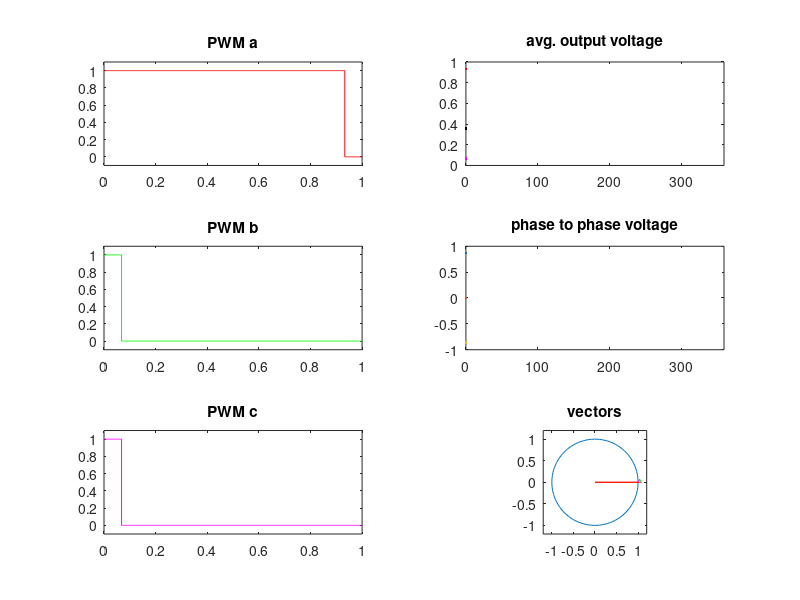

Recreate this plot in MATLAB. (Note: this script raises an error after producing the figure.)
clear all; close all; clc

% einheitsvektoren um 120° versetzt
e1 = [1; 0;];
e2 = [cosd(120); sind(120)];
e3 = [cosd(-120); sind(-120)];

% hilfsvariablen zum zeichnen eines kreises
t = linspace(0, 2*pi);
xx = cos(t);
yy = sin(t);

angles = [];
ph2 = [];

my1 = [];
my2 = [];
my3 = [];

variant = 2;

% zeitvektor für die pwm
x = linspace(0, 1, 1001);


filename = 'popo.gif';


for phi = 0:5:359
    % erzeugt einen rotierenden zeiger in der alpha/beta ebene
    v_alpha_beta = [cosd(phi); sind(phi)];

    % inverse clarke transformation - berechnet die 3phasen grössen
    v_abc = 2/3 * [1 0; -1/2 sqrt(3)/2; -1/2 -sqrt(3)/2] * v_alpha_beta;
    
    % ergibt einen vektor mit allen winkeln
    angles = [angles; [phi v_abc']];

    % zeitsignale für die pwm initialisiert bei 0
    y1 = zeros(size(x));
    y2 = y1;
    y3 = y1;

    if variant == 2
      
        beta = sind(phi);
        alpha = cosd(phi);
        
        % inverse clarke transformation
        u = alpha;
        v = -.5*alpha + sqrt(3)/2*beta;
        w = -.5*alpha - sqrt(3)/2*beta;
        
        % Mittelwert des Min und des Max bilden
        mid = mean([min([u v w]) max([u v w])]);
        
        % von -1 1 auf 0 1 bringen, das geht mal Timer Reload in das 
        % Compare register des Timers
        t1 = (u - mid)*.577 + .5;
        t2 = (v - mid)*.577 + .5;
        t3 = (w - mid)*.577 + .5;
        
        % umwandlung auf deine Centeraligned darstellung.
        y1(x < t1) = 1;
        y2(x < t2) = 1;
        y3(x < t3) = 1;
        

    elseif variant == 0
       
        if phi >= 0 && phi < 60
            % sector 1
            % c 0 0 0 1 | 1 0 0 0
            % b 0 0 1 1 | 1 1 0 0
            % a 0 1 1 1 | 1 1 1 0

            t1 = sind(60 - phi);
            t2 = sind(phi);
            tt = (1 - t1 - t2);

            y3(x > 0.5-tt/4) = 1;
            y3(x > 0.5+tt/4) = 0;

            y2(x > 0.5-tt/4-t2/2) = 1;
            y2(x > 0.5+tt/4+t2/2) = 0;

            y1(x > 0.5-tt/4-t2/2-t1/2) = 1;
            y1(x > 0.5+tt/4+t2/2+t1/2) = 0; 
        elseif phi >= 60 && phi < 120
            % sector 2
            % c 1 0 0 0 0 0 0 1  |  1 0 0 0 0 0 0 1
            % b 1 1 1 0 0 1 1 1  |  1 1 1 0 0 1 1 1
            % a 1 1 0 0 0 0 1 1  |  1 1 0 0 0 0 1 1

            t1 = sind(60 - (phi-60));
            t2 = sind(phi-60);
            tt = (1 - t1 - t2);

            y3(x > 0.5-tt/4) = 1;
            y3(x > 0.5+tt/4) = 0;

            y2(x > 0.5-tt/4-t1/2-t2/2) = 1;
            y2(x > 0.5+tt/4+t1/2+t2/2) = 0;

            y1(x > 0.5-tt/4-t1/2) = 1;
            y1(x > 0.5+tt/4+t1/2) = 0;
        elseif phi >= 120 && phi < 180
            % sector 3
            % c 0 0 1 1 | 1 1 0 0
            % b 0 1 1 1 | 1 1 1 0
            % a 0 0 0 1 | 1 0 0 0

            t1 = sind(60 - (phi-120));
            t2 = sind(phi-120);
            tt = (1 - t1 - t2);

            y3(x > 0.5-tt/4-t2/2) = 1;
            y3(x > 0.5+tt/4+t2/2) = 0;

            y2(x > 0.5-tt/4-t2/2-t1/2) = 1;
            y2(x > 0.5+tt/4+t2/2+t1/2) = 0;

            y1(x > 0.5-tt/4) = 1;
            y1(x > 0.5+tt/4) = 0;
        elseif phi >= 180 && phi < 240
            % sector 4
            % c 1 1 1 0 0 1 1 1  |  1 1 1 0 0 1 1 1
            % b 1 1 0 0 0 0 1 1  |  1 1 0 0 0 0 1 1
            % a 1 0 0 0 0 0 0 1  |  1 0 0 0 0 0 0 1

            t1 = sind(60 - (phi-180));
            t2 = sind(phi-180);
            tt = (1 - t1 - t2);

            y3(x > 0.5-tt/4-t1/2-t2/2) = 1;
            y3(x > 0.5+tt/4+t1/2+t2/2) = 0;

            y2(x > 0.5-tt/4-t1/2) = 1;
            y2(x > 0.5+tt/4+t1/2) = 0;

            y1(x > 0.5-tt/4) = 1;
            y1(x > 0.5+tt/4) = 0;
        elseif phi >= 240 && phi < 300
            % sector 5
            % c 0 1 1 1 | 1 1 1 0
            % b 0 0 0 1 | 1 0 0 0
            % a 0 0 1 1 | 1 1 0 0

            t1 = sind(60 - (phi-240));
            t2 = sind(phi-240);
            tt = (1 - t1 - t2);

            y3(x > 0.5-tt/4-t2/2-t1/2) = 1;
            y3(x > 0.5+tt/4+t2/2+t1/2) = 0;

            y2(x > 0.5-tt/4) = 1;
            y2(x > 0.5+tt/4) = 0;

            y1(x > 0.5-tt/4-t2/2) = 1;
            y1(x > 0.5+tt/4+t2/2) = 0;
        elseif phi >= 300 && phi < 360
            % sector 6
            % c 1 1 0 0 0 1 1  |  1 1 0 0 0 1 1
            % b 1 0 0 0 0 0 1  |  1 0 0 0 0 0 1
            % a 1 1 1 0 1 1 1  |  1 1 1 0 1 1 1

            t1 = sind(60 - (phi-300));
            t2 = sind(phi-300);
            tt = (1 - t1 - t2);

            y3(x > 0.5-tt/4-t1/2) = 1;
            y3(x > 0.5+tt/4+t1/2) = 0;

            y2(x > 0.5-tt/4) = 1;
            y2(x > 0.5+tt/4) = 0;

            y1(x > 0.5-tt/4-t1/2-t2/2) = 1;
            y1(x > 0.5+tt/4+t1/2+t2/2) = 0;
        end
    else
        if phi >= 0 && phi < 60
            % sector 1
            % c 0 0 0 0 0 0 0
            % b 0 0 1 0 1 0 0
            % a 0 1 1 0 1 1 0

            t1 = sind(60 - phi);
            t2 = sind(phi);
            tt = (1 - t1 - t2);

            y2(x > 0.5-t2/2) = 1;
            y2(x > 0.5+t2/2) = 0;

            y1(x > 0.5-t1/2-t2/2) = 1;
            y1(x > 0.5+t1/2+t2/2) = 0; 
        elseif phi >= 60 && phi < 120
            % sector 2
            % c 0 0 0 0 0 0 0
            % b 0 1 1 0 1 1 0
            % a 0 1 0 0 0 1 0

            t1 = sind(60 - (phi-60));
            t2 = sind(phi-60);
            tt = (1 - t1 - t2);

            y2(x > 0.5-t1/2-t2/2) = 1;
            y2(x > 0.5+t1/2+t2/2) = 0;

            y1(x > 0.5-t1/2) = 1;
            y1(x > 0.5+t1/2) = 0;
        elseif phi >= 120 && phi < 180
            % sector 3
            % c 0 0 1 0 1 0 0
            % b 0 1 1 0 1 1 0
            % a 0 0 0 0 0 0 0

            t1 = sind(60 - (phi-120));
            t2 = sind(phi-120);
            tt = (1 - t1 - t2);

            y3(x > 0.5-t2/2) = 1;
            y3(x > 0.5+t2/2) = 0;

            y2(x > 0.5-t1/2-t2/2) = 1;
            y2(x > 0.5+t1/2+t2/2) = 0;
        elseif phi >= 180 && phi < 240
            % sector 4
            % c 0 1 1 0 1 1 0
            % b 0 1 0 0 0 1 0
            % a 0 0 0 0 0 0 0

            t1 = sind(60 - (phi-180));
            t2 = sind(phi-180);
            tt = (1 - t1 - t2);

            y3(x > 0.5-t1/2-t2/2) = 1;
            y3(x > 0.5+t1/2+t2/2) = 0;

            y2(x > 0.5-t1/2) = 1;
            y2(x > 0.5+t1/2) = 0;
        elseif phi >= 240 && phi < 300
            % sector 5
            % c 0 1 1 0 1 1 0
            % b 0 0 0 0 0 0 0
            % a 0 0 1 0 1 0 0

            t1 = sind(60 - (phi-240));
            t2 = sind(phi-240);
            tt = (1 - t1 - t2);

            y3(x > 0.5-t1/2-t2/2) = 1;
            y3(x > 0.5+t1/2+t2/2) = 0;

            y1(x > 0.5-t2/2) = 1;
            y1(x > 0.5+t2/2) = 0;
        elseif phi >= 300 && phi < 360
            % sector 6
            % c 0 1 0 0 0 1 0
            % b 0 0 0 0 0 0 0
            % a 0 1 1 0 1 1 0

            t1 = sind(60 - (phi-300));
            t2 = sind(phi-300);
            tt = (1 - t1 - t2);

            y3(x > 0.5-t1/2) = 1;
            y3(x > 0.5+t1/2) = 0;

            y1(x > 0.5-t1/2-t2/2) = 1;
            y1(x > 0.5+t1/2+t2/2) = 0;
        end
    end


    % bilden der mittelwerte der pwm
    my1 = [my1; mean(y1)];
    my2 = [my2; mean(y2)];
    my3 = [my3; mean(y3)];

    % v1 = v_abc(1)*e1;
    % v2 = v_abc(2)*e2;
    % v3 = v_abc(3)*e3;

    % berechnen der länge der jeweiligen vektoren
    v1 = 2/sqrt(3)*mean(y1)*e1;
    v2 = 2/sqrt(3)*mean(y2)*e2;
    v3 = 2/sqrt(3)*mean(y3)*e3;

    
    figure(1);
    subplot(321);
    stairs(x,y1,'r');
    ylim([-0.1 1.1]);
    title('PWM a');

    subplot(323);
    stairs(x,y2,'g');
    ylim([-0.1 1.1]);
    title('PWM b');

    subplot(325);
    stairs(x,y3,'m');
    ylim([-0.1 1.1]);
    title('PWM c');

    subplot(322);
    plot(angles(:,1),my1,'r', angles(:,1),my2,'g', angles(:,1),my3,'m', angles(:,1),(my1+my2+my3)./3, 'k');
    xlim([0 359]);
    ylim([0 1]);
    title('avg. output voltage');

    subplot(324);
    plot(angles(:,1),my1-my2,angles(:,1),my2-my3,angles(:,1),my3-my1, ...
        angles(:,1),angles(:,2),'--',angles(:,1),angles(:,3),'--',angles(:,1),angles(:,4),'--');
    xlim([0 359]);
    ylim([-1 1]);
    title('phase to phase voltage');

    subplot(326);
    plot(xx,yy);
    daspect([1 1 1]);
    xlim([-1.2 1.2]);
    ylim([-1.2 1.2]);
    alphabeta = line([0 v_alpha_beta(1)], [0 v_alpha_beta(2)]);
    vector1 = line([0 v1(1)], [0 v1(2)], 'Color',[1 0 0]);
    vector2 = line([v1(1) v1(1)+v2(1)], [v1(2) v1(2)+v2(2)], 'Color', [0 1 0]);
    vector3 = line([v1(1)+v2(1) v1(1)+v2(1)+v3(1)], [v1(2)+v2(2) v1(2)+v2(2)+v3(2)], 'Color', [1 0 1]);
    title('vectors');

    drawnow

    frm = getframe(1);
    im = frame2im(frm);
    [imind,cm] = rgb2ind(im,256);
    if phi==0
        imwrite(imind,cm,filename,'gif','Loopcount', inf,'DelayTime',0.1);
    else
        imwrite(imind,cm,filename,'gif','WriteMode','append','DelayTime',0.1);
    end

    delete(alphabeta);
    delete(vector1);
    delete(vector2);
    delete(vector3);
end
